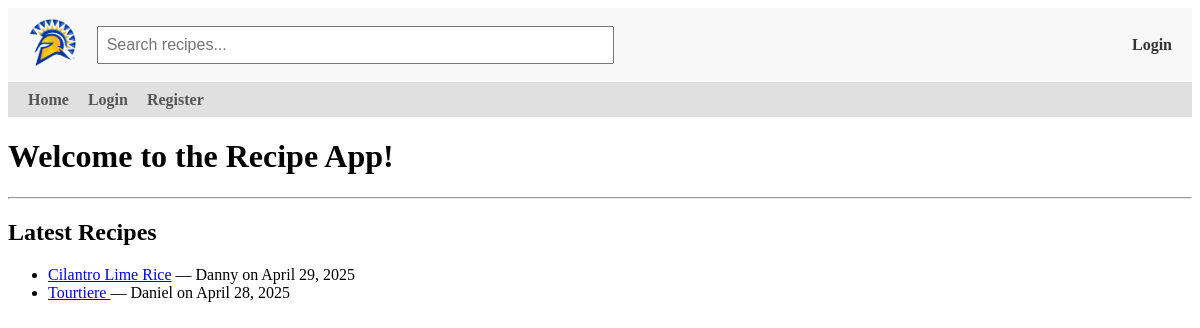
Before: / with the older database file.
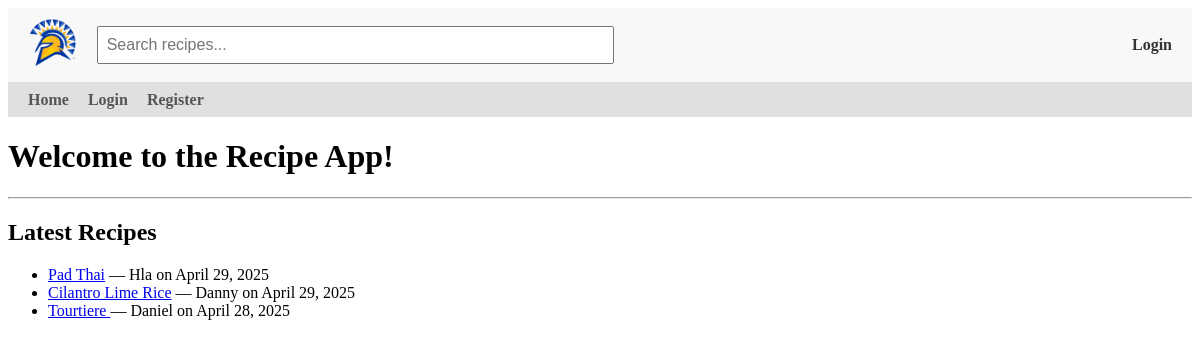
After: the same page with the newer database file.
### models.py (models this page shows)
class Recipe(db.Model):
    id = db.Column(db.Integer, primary_key=True)
    title = db.Column(db.String(100), nullable=False)
    description = db.Column(db.Text, nullable=False)
    ingredients = db.Column(db.Text, nullable=True)
    instructions = db.Column(db.Text, nullable=True)
    created = db.Column(db.DateTime, default=get_local_time)
    user_id = db.Column(db.Integer, db.ForeignKey('user.id'), nullable=False)
    user = db.relationship('User', backref=db.backref('user_recipes', lazy=True))

class User(db.Model, UserMixin):
    id = db.Column(db.Integer, primary_key=True)
    username = db.Column(db.String(20), unique=True, nullable=False)
    email = db.Column(db.String(120), unique=True, nullable=False)
    password = db.Column(db.String(60), nullable=False)
    recipes = db.relationship('Recipe', backref='author', lazy=True)

### app.py (the view)
@app.route('/', methods=['GET','POST'])
def home():
    recipes = Recipe.query.order_by(Recipe.created.desc()).all()
    return render_template('home.html', recipes=recipes)

### app.py (called while the page is built)
@app.context_processor
def inject_user():
    return dict(current_user=current_user)

### templates/home.html (shortened to what this page needs)
{% extends "base.html" %}
{% block content %}
<h1>Welcome to the Recipe App!</h1>
<hr>
<h2>Latest Recipes</h2>
{% if recipes %}
    <ul>
    {% for recipe in recipes %}
        <li>
            <a href="{{ url_for('recipe_details', id=recipe.id) }}">{{ recipe.title }}</a>
            —
            {% if current_user.is_authenticated %}
                <a href="{{ url_for('user_recipes', user_id=recipe.user.id) }}">{{ recipe.user.username }}</a>
            {% else %}
                {{ recipe.user.username }}
            {% endif %}
            on {{ recipe.created.strftime('%B %d, %Y') }}
        </li>
    {% endfor %}
    </ul>
{% endif %}
{% endblock %}

### templates/base.html (shortened to what this page needs)
<!DOCTYPE html>
<html lang="en">
<head>
</head>
<body>
    <div class="top-navbar">
        <div class="logo">
            <a href="{{ url_for('home') }}">
                <img src="{{ url_for('static', filename='spartan.png') }}" alt="Recipe App Logo">
            </a>
        </div>
        <div class="search-bar">
            <form action="{{ url_for('visitor_recipes') }}" method="get">
                <input type="text" name="q" placeholder="Search recipes...">
            </form>
        </div>
        <div class="login-link">
            {% if current_user.is_authenticated %}
                <a href="{{ url_for('logout') }}">Logout</a>
            {% elif session.get('visitor_email') %}
                <a href="{{ url_for('logout') }}">Exit Visitor Mode</a>
            {% else %}
                <a href="{{ url_for('login') }}">Login</a>
            {% endif %}        </div>
    </div>
    <div class="bottom-navbar">
    <a href="{{ url_for('home') }}" {% if request.endpoint == 'home' %}class="active"{% endif %}>Home</a>
    {% if current_user.is_authenticated %}
        <a href="{{ url_for('recipes') }}" {% if request.endpoint == 'recipes' %}class="active"{% endif %}>My Recipes</a>
        <a href="{{ url_for('make_recipe') }}" {% if request.endpoint == 'make_recipe' %}class="active"{% endif %}>Make Recipe</a>
        <a href="{{ url_for('logout') }}">Logout</a>
    {% elif session.get('visitor_email') %}
        <a href="{{ url_for('visitor_recipes') }}" {% if request.endpoint == 'visitor_recipes' %}class="active"{% endif %}>Visitor Recipes</a>
        <a href="{{ url_for('logout') }}">Exit Visitor Mode</a>
    {% else %}
        <a href="{{ url_for('login') }}" {% if request.endpoint == 'login' %}class="active"{% endif %}>Login</a>
        <a href="{{ url_for('register') }}" {% if request.endpoint == 'register' %}class="active"{% endif %}>Register</a>
    {% endif %}
    </div>
    {% block content %}{% endblock %}
</body>
</html>

### templates/base.html (style rules this page uses)
.top-navbar { display: flex; align-items: center; justify-content: space-between; padding: 10px 20px; background-color: #f8f8f8; border-bottom: 1px solid #ddd; }
.top-navbar .logo img { height: 50px; }
.top-navbar .search-bar { flex: 1; margin: 0 20px; }
.top-navbar .search-bar input[type="text"] { width: 50%; padding: 8px; font-size: 16px; }
.top-navbar .login-link a { margin-left: 20px; text-decoration: none; font-weight: bold; color: #333; }
.bottom-navbar { background-color: #e0e0e0; padding: 8px 20px; }
.bottom-navbar a { margin-right: 15px; text-decoration: none; font-weight: bold; color: #555; }

Changed rows visible on the page:
added Recipe: title "Pad Thai", user.username "Hla", created "April 29, 2025"
